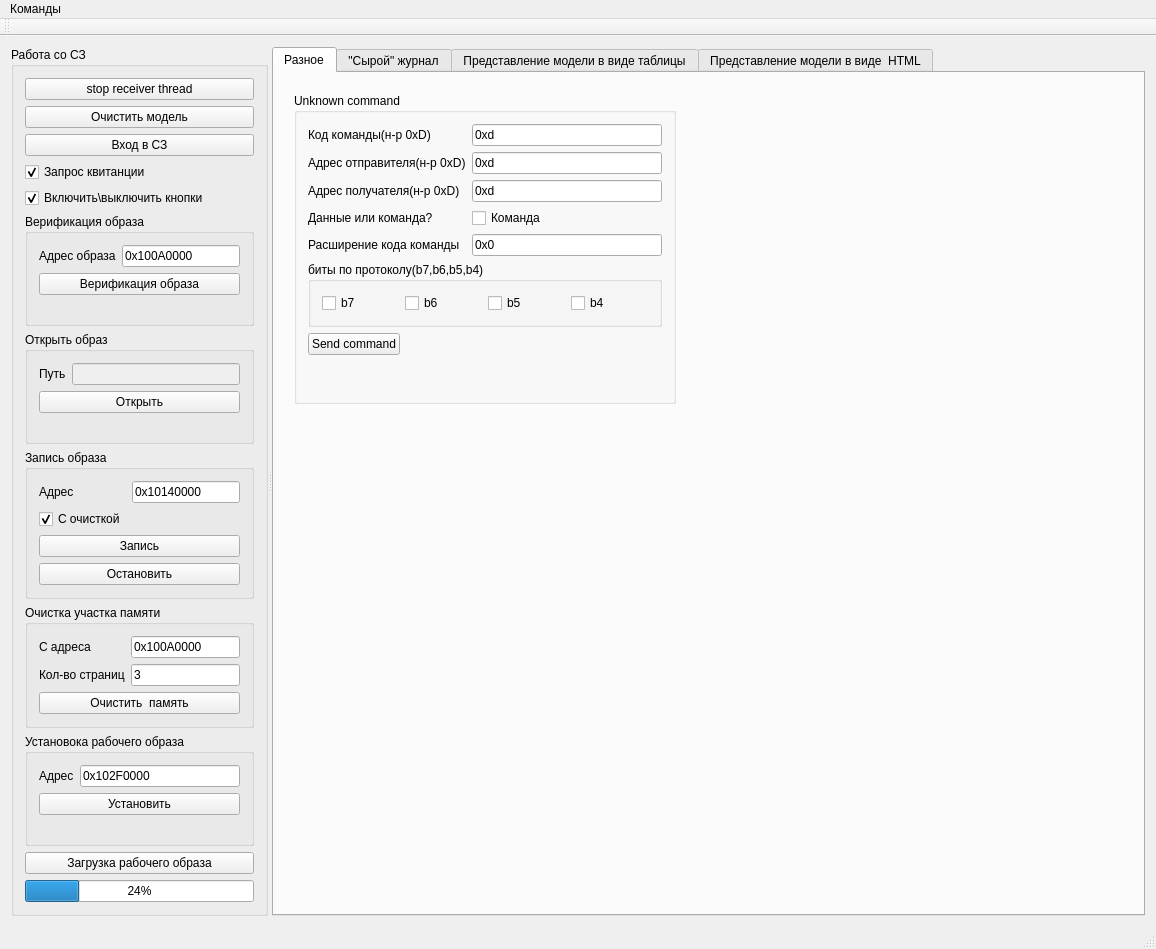
<?xml version="1.0" encoding="UTF-8"?>
<ui version="4.0">
 <class>MainWindow</class>
 <widget class="QMainWindow" name="MainWindow">
  <property name="geometry">
   <rect>
    <x>0</x>
    <y>0</y>
    <width>1156</width>
    <height>949</height>
   </rect>
  </property>
  <property name="windowTitle">
   <string>Запись на Flash</string>
  </property>
  <widget class="QWidget" name="centralWidget">
   <layout class="QHBoxLayout" name="horizontalLayout_3">
    <item>
     <widget class="QSplitter" name="splitter_2">
      <property name="orientation">
       <enum>Qt::Horizontal</enum>
      </property>
      <widget class="QSplitter" name="splitter">
       <property name="orientation">
        <enum>Qt::Horizontal</enum>
       </property>
       <widget class="QGroupBox" name="gbMain">
        <property name="sizePolicy">
         <sizepolicy hsizetype="Preferred" vsizetype="Preferred">
          <horstretch>1</horstretch>
          <verstretch>1</verstretch>
         </sizepolicy>
        </property>
        <property name="baseSize">
         <size>
          <width>0</width>
          <height>0</height>
         </size>
        </property>
        <property name="title">
         <string>Работа со СЗ</string>
        </property>
        <layout class="QVBoxLayout" name="verticalLayout_5">
         <item>
          <widget class="QPushButton" name="stopReceiverButton">
           <property name="text">
            <string>stop receiver thread</string>
           </property>
          </widget>
         </item>
         <item>
          <widget class="QPushButton" name="clearLogButton">
           <property name="text">
            <string>Очистить модель</string>
           </property>
          </widget>
         </item>
         <item>
          <widget class="QPushButton" name="pbEnterBootloader">
           <property name="text">
            <string>Вход в СЗ</string>
           </property>
          </widget>
         </item>
         <item>
          <widget class="QCheckBox" name="reqAckBox">
           <property name="text">
            <string>Запрос квитанции</string>
           </property>
           <property name="checked">
            <bool>true</bool>
           </property>
          </widget>
         </item>
         <item>
          <widget class="QCheckBox" name="enableButtonsBox">
           <property name="text">
            <string>Включить\выключить кнопки</string>
           </property>
           <property name="checked">
            <bool>true</bool>
           </property>
          </widget>
         </item>
         <item>
          <widget class="QGroupBox" name="gbCheckCRC">
           <property name="title">
            <string>Верификация образа</string>
           </property>
           <layout class="QFormLayout" name="formLayout">
            <property name="fieldGrowthPolicy">
             <enum>QFormLayout::AllNonFixedFieldsGrow</enum>
            </property>
            <item row="0" column="0">
             <widget class="QLabel" name="lCheckCRCStartAddr">
              <property name="text">
               <string>Адрес образа</string>
              </property>
             </widget>
            </item>
            <item row="0" column="1">
             <widget class="QLineEdit" name="VerifyEdit">
              <property name="text">
               <string>0x100A0000</string>
              </property>
             </widget>
            </item>
            <item row="1" column="0" colspan="2">
             <widget class="QPushButton" name="VerifyButton">
              <property name="enabled">
               <bool>true</bool>
              </property>
              <property name="text">
               <string>Верификация образа</string>
              </property>
             </widget>
            </item>
           </layout>
          </widget>
         </item>
         <item>
          <widget class="QGroupBox" name="gbOpenImage">
           <property name="title">
            <string>Открыть образ</string>
           </property>
           <layout class="QFormLayout" name="formLayout_4">
            <property name="fieldGrowthPolicy">
             <enum>QFormLayout::AllNonFixedFieldsGrow</enum>
            </property>
            <item row="0" column="0">
             <widget class="QLabel" name="lPath">
              <property name="text">
               <string>Путь</string>
              </property>
             </widget>
            </item>
            <item row="0" column="1">
             <widget class="QLineEdit" name="pathLineEdit">
              <property name="enabled">
               <bool>false</bool>
              </property>
              <property name="text">
               <string/>
              </property>
             </widget>
            </item>
            <item row="2" column="0" colspan="2">
             <widget class="QPushButton" name="pbOpenImageFile">
              <property name="text">
               <string>Открыть</string>
              </property>
             </widget>
            </item>
           </layout>
          </widget>
         </item>
         <item>
          <widget class="QGroupBox" name="gbWriteToFlash">
           <property name="title">
            <string>Запись образа</string>
           </property>
           <layout class="QFormLayout" name="formLayout_2">
            <property name="fieldGrowthPolicy">
             <enum>QFormLayout::AllNonFixedFieldsGrow</enum>
            </property>
            <item row="0" column="0">
             <widget class="QLabel" name="lStartAddr">
              <property name="text">
               <string>Адрес</string>
              </property>
             </widget>
            </item>
            <item row="0" column="1">
             <widget class="QLineEdit" name="leSetParamStartAddr">
              <property name="text">
               <string>0x10140000</string>
              </property>
             </widget>
            </item>
            <item row="2" column="0" colspan="2">
             <widget class="QPushButton" name="pbWriteToFlash">
              <property name="text">
               <string>Запись</string>
              </property>
             </widget>
            </item>
            <item row="1" column="0">
             <widget class="QCheckBox" name="clearCheck">
              <property name="text">
               <string>С очисткой</string>
              </property>
              <property name="checked">
               <bool>true</bool>
              </property>
             </widget>
            </item>
            <item row="3" column="0" colspan="2">
             <widget class="QPushButton" name="stopSendThreadButton">
              <property name="text">
               <string>Остановить</string>
              </property>
             </widget>
            </item>
           </layout>
          </widget>
         </item>
         <item>
          <widget class="QGroupBox" name="gbClearFlash">
           <property name="title">
            <string>Очистка участка памяти</string>
           </property>
           <layout class="QFormLayout" name="formLayout_3">
            <property name="fieldGrowthPolicy">
             <enum>QFormLayout::AllNonFixedFieldsGrow</enum>
            </property>
            <item row="0" column="0">
             <widget class="QLabel" name="label_5">
              <property name="text">
               <string>С адреса</string>
              </property>
             </widget>
            </item>
            <item row="0" column="1">
             <widget class="QLineEdit" name="addrCmEdit">
              <property name="text">
               <string>0x100A0000</string>
              </property>
             </widget>
            </item>
            <item row="3" column="0" colspan="2">
             <widget class="QPushButton" name="pbClearFlash">
              <property name="text">
               <string>Очистить  память</string>
              </property>
             </widget>
            </item>
            <item row="1" column="0">
             <widget class="QLabel" name="lLength">
              <property name="text">
               <string>Кол-во страниц</string>
              </property>
             </widget>
            </item>
            <item row="1" column="1">
             <widget class="QLineEdit" name="blockCountCmEdit">
              <property name="text">
               <string>3</string>
              </property>
             </widget>
            </item>
           </layout>
          </widget>
         </item>
         <item>
          <widget class="QGroupBox" name="gbClearFlash_2">
           <property name="title">
            <string>Установока рабочего образа</string>
           </property>
           <layout class="QFormLayout" name="formLayout_7">
            <property name="fieldGrowthPolicy">
             <enum>QFormLayout::AllNonFixedFieldsGrow</enum>
            </property>
            <item row="0" column="0">
             <widget class="QLabel" name="label_7">
              <property name="text">
               <string>Адрес</string>
              </property>
             </widget>
            </item>
            <item row="0" column="1">
             <widget class="QLineEdit" name="setActiveEdit">
              <property name="text">
               <string>0x102F0000</string>
              </property>
             </widget>
            </item>
            <item row="2" column="0" colspan="2">
             <widget class="QPushButton" name="setActiveButton">
              <property name="text">
               <string>Установить</string>
              </property>
             </widget>
            </item>
           </layout>
          </widget>
         </item>
         <item>
          <widget class="QPushButton" name="pbClearRAMBuffer">
           <property name="text">
            <string>Загрузка рабочего образа</string>
           </property>
          </widget>
         </item>
         <item>
          <widget class="QProgressBar" name="sendPacketsBar">
           <property name="value">
            <number>24</number>
           </property>
          </widget>
         </item>
        </layout>
       </widget>
      </widget>
      <widget class="QTabWidget" name="tabWidget">
       <property name="sizePolicy">
        <sizepolicy hsizetype="Expanding" vsizetype="Expanding">
         <horstretch>1</horstretch>
         <verstretch>0</verstretch>
        </sizepolicy>
       </property>
       <property name="currentIndex">
        <number>0</number>
       </property>
       <widget class="QWidget" name="tab_3">
        <attribute name="title">
         <string>Разное</string>
        </attribute>
        <widget class="QGroupBox" name="groupBox_2">
         <property name="geometry">
          <rect>
           <x>20</x>
           <y>20</y>
           <width>382</width>
           <height>311</height>
          </rect>
         </property>
         <property name="title">
          <string>Unknown command</string>
         </property>
         <layout class="QFormLayout" name="formLayout_8">
          <property name="fieldGrowthPolicy">
           <enum>QFormLayout::AllNonFixedFieldsGrow</enum>
          </property>
          <item row="0" column="0">
           <widget class="QLabel" name="label">
            <property name="text">
             <string>Код команды(н-р 0xD)</string>
            </property>
           </widget>
          </item>
          <item row="0" column="1">
           <widget class="QLineEdit" name="opcodeEdit">
            <property name="text">
             <string>0xd</string>
            </property>
           </widget>
          </item>
          <item row="2" column="0">
           <widget class="QLabel" name="label_9">
            <property name="text">
             <string>Адрес отправителя(н-р 0xD)</string>
            </property>
           </widget>
          </item>
          <item row="2" column="1">
           <widget class="QLineEdit" name="addrSenderEdit">
            <property name="text">
             <string>0xd</string>
            </property>
           </widget>
          </item>
          <item row="3" column="0">
           <widget class="QLabel" name="label_10">
            <property name="text">
             <string>Адрес получателя(н-р 0xD)</string>
            </property>
           </widget>
          </item>
          <item row="3" column="1">
           <widget class="QLineEdit" name="addrReceiverEdit">
            <property name="text">
             <string>0xd</string>
            </property>
           </widget>
          </item>
          <item row="6" column="0">
           <widget class="QLabel" name="label_8">
            <property name="text">
             <string>Данные или команда?</string>
            </property>
           </widget>
          </item>
          <item row="6" column="1">
           <widget class="QCheckBox" name="isCmdBox">
            <property name="text">
             <string>Команда</string>
            </property>
           </widget>
          </item>
          <item row="7" column="0">
           <widget class="QLabel" name="label_11">
            <property name="text">
             <string>Расширение кода команды</string>
            </property>
           </widget>
          </item>
          <item row="7" column="1">
           <widget class="QLineEdit" name="extCmdEdit">
            <property name="text">
             <string>0x0</string>
            </property>
           </widget>
          </item>
          <item row="8" column="0" colspan="2">
           <widget class="QGroupBox" name="groupBox_3">
            <property name="title">
             <string>биты по протоколу(b7,b6,b5,b4)</string>
            </property>
            <layout class="QHBoxLayout" name="horizontalLayout_2">
             <item>
              <widget class="QCheckBox" name="b7Box">
               <property name="text">
                <string>b7</string>
               </property>
              </widget>
             </item>
             <item>
              <widget class="QCheckBox" name="b6Box">
               <property name="text">
                <string>b6</string>
               </property>
              </widget>
             </item>
             <item>
              <widget class="QCheckBox" name="b5Box">
               <property name="text">
                <string>b5</string>
               </property>
              </widget>
             </item>
             <item>
              <widget class="QCheckBox" name="b4Box">
               <property name="text">
                <string>b4</string>
               </property>
              </widget>
             </item>
            </layout>
           </widget>
          </item>
          <item row="9" column="0">
           <widget class="QPushButton" name="unknownComdButton">
            <property name="text">
             <string>Send command</string>
            </property>
           </widget>
          </item>
         </layout>
        </widget>
       </widget>
       <widget class="QWidget" name="tab">
        <attribute name="title">
         <string>&quot;Сырой&quot; журнал</string>
        </attribute>
        <layout class="QVBoxLayout" name="verticalLayout_2">
         <item>
          <widget class="QGroupBox" name="currentTelemetryBox">
           <property name="title">
            <string>Текущая телеметрия</string>
           </property>
           <layout class="QFormLayout" name="formLayout_6">
            <property name="fieldGrowthPolicy">
             <enum>QFormLayout::AllNonFixedFieldsGrow</enum>
            </property>
            <item row="1" column="0">
             <widget class="QLabel" name="senderAddrLabel">
              <property name="text">
               <string>Адрес отправителя</string>
              </property>
             </widget>
            </item>
            <item row="1" column="1">
             <widget class="QLabel" name="senderAddrIndicator">
              <property name="text">
               <string>0xFF</string>
              </property>
             </widget>
            </item>
            <item row="2" column="0">
             <widget class="QLabel" name="receiverAddrLabel">
              <property name="text">
               <string>Адрес получателя</string>
              </property>
             </widget>
            </item>
            <item row="2" column="1">
             <widget class="QLabel" name="receiverAddrIndicator">
              <property name="text">
               <string>0xFF</string>
              </property>
              <property name="textFormat">
               <enum>Qt::AutoText</enum>
              </property>
             </widget>
            </item>
            <item row="3" column="0">
             <widget class="QLabel" name="attrLabel">
              <property name="text">
               <string>Аттрибуты</string>
              </property>
             </widget>
            </item>
            <item row="3" column="1">
             <widget class="QLabel" name="attrIndicator">
              <property name="text">
               <string>0xFF</string>
              </property>
             </widget>
            </item>
            <item row="4" column="0">
             <widget class="QLabel" name="typeLabel">
              <property name="text">
               <string>Тип</string>
              </property>
             </widget>
            </item>
            <item row="4" column="1">
             <widget class="QLabel" name="typeIndicator">
              <property name="text">
               <string>0xFF</string>
              </property>
             </widget>
            </item>
           </layout>
          </widget>
         </item>
         <item>
          <widget class="QGroupBox" name="headerBox">
           <property name="title">
            <string>Заголовок</string>
           </property>
           <layout class="QGridLayout" name="gridLayout">
            <item row="0" column="4">
             <widget class="QLabel" name="fourByteLabel">
              <property name="text">
               <string>4 байт</string>
              </property>
             </widget>
            </item>
            <item row="0" column="5">
             <widget class="QLabel" name="threeByteLabel">
              <property name="text">
               <string>3 байт</string>
              </property>
             </widget>
            </item>
            <item row="0" column="6">
             <widget class="QLabel" name="twoByteLabel">
              <property name="text">
               <string>2 байт</string>
              </property>
             </widget>
            </item>
            <item row="0" column="0">
             <widget class="QLabel" name="eightByteLabel">
              <property name="text">
               <string>8 байт</string>
              </property>
             </widget>
            </item>
            <item row="1" column="0">
             <widget class="QLabel" name="eightByteIndicator0">
              <property name="text">
               <string>0x00</string>
              </property>
             </widget>
            </item>
            <item row="0" column="2">
             <widget class="QLabel" name="sixByteLabel">
              <property name="text">
               <string> 6 байт</string>
              </property>
             </widget>
            </item>
            <item row="0" column="3">
             <widget class="QLabel" name="fiveByteLabel">
              <property name="text">
               <string> 5 байт</string>
              </property>
             </widget>
            </item>
            <item row="0" column="7">
             <widget class="QLabel" name="oneByteLabel">
              <property name="text">
               <string>1 байт</string>
              </property>
             </widget>
            </item>
            <item row="0" column="1">
             <widget class="QLabel" name="sevenByteLabel">
              <property name="text">
               <string>7 байт</string>
              </property>
             </widget>
            </item>
            <item row="1" column="1">
             <widget class="QLabel" name="sevenByteIndicator0">
              <property name="text">
               <string>0x00</string>
              </property>
             </widget>
            </item>
            <item row="1" column="2">
             <widget class="QLabel" name="sixByteIndicator0">
              <property name="text">
               <string>0x00</string>
              </property>
             </widget>
            </item>
            <item row="1" column="3">
             <widget class="QLabel" name="fiveByteIndicator0">
              <property name="text">
               <string>0x00</string>
              </property>
             </widget>
            </item>
            <item row="1" column="4">
             <widget class="QLabel" name="fourByteIndicator0">
              <property name="text">
               <string>0x00</string>
              </property>
             </widget>
            </item>
            <item row="1" column="5">
             <widget class="QLabel" name="threeByteIndicator0">
              <property name="text">
               <string>0x00</string>
              </property>
             </widget>
            </item>
            <item row="1" column="6">
             <widget class="QLabel" name="twoByteIndicator0">
              <property name="text">
               <string>0x00</string>
              </property>
             </widget>
            </item>
            <item row="1" column="7">
             <widget class="QLabel" name="oneByteIndicator0">
              <property name="text">
               <string>0x00</string>
              </property>
             </widget>
            </item>
           </layout>
          </widget>
         </item>
         <item>
          <widget class="QGroupBox" name="data1Box">
           <property name="title">
            <string>Данные 1</string>
           </property>
           <layout class="QGridLayout" name="gridLayout_2">
            <item row="0" column="4">
             <widget class="QLabel" name="fourByteLabel1">
              <property name="text">
               <string>4 байт</string>
              </property>
             </widget>
            </item>
            <item row="0" column="5">
             <widget class="QLabel" name="threeByteLabel1">
              <property name="text">
               <string>3 байт</string>
              </property>
             </widget>
            </item>
            <item row="0" column="6">
             <widget class="QLabel" name="twoByteLabel1">
              <property name="text">
               <string>2 байт</string>
              </property>
             </widget>
            </item>
            <item row="0" column="0">
             <widget class="QLabel" name="eightByteLabel1">
              <property name="text">
               <string>8 байт</string>
              </property>
             </widget>
            </item>
            <item row="1" column="0">
             <widget class="QLabel" name="eightByteIndicator1">
              <property name="text">
               <string>XX</string>
              </property>
             </widget>
            </item>
            <item row="0" column="2">
             <widget class="QLabel" name="sixByteLabel1">
              <property name="text">
               <string> 6 байт</string>
              </property>
             </widget>
            </item>
            <item row="0" column="3">
             <widget class="QLabel" name="fiveByteLabel1">
              <property name="text">
               <string> 5 байт</string>
              </property>
             </widget>
            </item>
            <item row="0" column="7">
             <widget class="QLabel" name="oneByteLabel1">
              <property name="text">
               <string>1 байт</string>
              </property>
             </widget>
            </item>
            <item row="0" column="1">
             <widget class="QLabel" name="sevenByteLabel1">
              <property name="text">
               <string>7 байт</string>
              </property>
             </widget>
            </item>
            <item row="1" column="1">
             <widget class="QLabel" name="sevenByteIndicator1">
              <property name="text">
               <string>XX</string>
              </property>
             </widget>
            </item>
            <item row="1" column="2">
             <widget class="QLabel" name="sixByteIndicator1">
              <property name="text">
               <string>XX</string>
              </property>
             </widget>
            </item>
            <item row="1" column="3">
             <widget class="QLabel" name="fiveByteIndicator1">
              <property name="text">
               <string>XX</string>
              </property>
             </widget>
            </item>
            <item row="1" column="4">
             <widget class="QLabel" name="fourByteIndicator1">
              <property name="text">
               <string>XX</string>
              </property>
             </widget>
            </item>
            <item row="1" column="5">
             <widget class="QLabel" name="threeByteIndicator1">
              <property name="text">
               <string>XX</string>
              </property>
             </widget>
            </item>
            <item row="1" column="6">
             <widget class="QLabel" name="twoByteIndicator1">
              <property name="text">
               <string>XX</string>
              </property>
             </widget>
            </item>
            <item row="1" column="7">
             <widget class="QLabel" name="oneByteIndicator1">
              <property name="text">
               <string>XX</string>
              </property>
             </widget>
            </item>
           </layout>
          </widget>
         </item>
         <item>
          <widget class="QGroupBox" name="data2Box">
           <property name="title">
            <string>Данные 2</string>
           </property>
           <layout class="QGridLayout" name="gridLayout_3">
            <item row="0" column="4">
             <widget class="QLabel" name="fourByteLabel2">
              <property name="text">
               <string>4 байт</string>
              </property>
             </widget>
            </item>
            <item row="0" column="5">
             <widget class="QLabel" name="threeByteLabel2">
              <property name="text">
               <string>3 байт</string>
              </property>
             </widget>
            </item>
            <item row="0" column="6">
             <widget class="QLabel" name="twoByteLabel2">
              <property name="text">
               <string>2 байт</string>
              </property>
             </widget>
            </item>
            <item row="0" column="0">
             <widget class="QLabel" name="eightByteLabel2">
              <property name="text">
               <string>8 байт</string>
              </property>
             </widget>
            </item>
            <item row="1" column="0">
             <widget class="QLabel" name="eightByteIndicator2">
              <property name="text">
               <string>XX</string>
              </property>
             </widget>
            </item>
            <item row="0" column="2">
             <widget class="QLabel" name="sixByteLabel2">
              <property name="text">
               <string> 6 байт</string>
              </property>
             </widget>
            </item>
            <item row="0" column="3">
             <widget class="QLabel" name="fiveByteLabel2">
              <property name="text">
               <string> 5 байт</string>
              </property>
             </widget>
            </item>
            <item row="0" column="7">
             <widget class="QLabel" name="oneByteLabel2">
              <property name="text">
               <string>1 байт</string>
              </property>
             </widget>
            </item>
            <item row="0" column="1">
             <widget class="QLabel" name="sevenByteLabel2">
              <property name="text">
               <string>7 байт</string>
              </property>
             </widget>
            </item>
            <item row="1" column="1">
             <widget class="QLabel" name="sevenByteIndicator2">
              <property name="text">
               <string>XX</string>
              </property>
             </widget>
            </item>
            <item row="1" column="2">
             <widget class="QLabel" name="sixByteIndicator2">
              <property name="text">
               <string>XX</string>
              </property>
             </widget>
            </item>
            <item row="1" column="3">
             <widget class="QLabel" name="fiveByteIndicator2">
              <property name="text">
               <string>XX</string>
              </property>
             </widget>
            </item>
            <item row="1" column="4">
             <widget class="QLabel" name="fourByteIndicator2">
              <property name="text">
               <string>XX</string>
              </property>
             </widget>
            </item>
            <item row="1" column="5">
             <widget class="QLabel" name="threeByteIndicator2">
              <property name="text">
               <string>XX</string>
              </property>
             </widget>
            </item>
            <item row="1" column="6">
             <widget class="QLabel" name="twoByteIndicator2">
              <property name="text">
               <string>XX</string>
              </property>
             </widget>
            </item>
            <item row="1" column="7">
             <widget class="QLabel" name="oneByteIndicator2">
              <property name="text">
               <string>XX</string>
              </property>
             </widget>
            </item>
           </layout>
          </widget>
         </item>
         <item>
          <widget class="QGroupBox" name="logBox">
           <property name="title">
            <string>Журнал</string>
           </property>
           <layout class="QHBoxLayout" name="horizontalLayout">
            <item>
             <widget class="QPlainTextEdit" name="pteActionsLog">
              <property name="sizePolicy">
               <sizepolicy hsizetype="Expanding" vsizetype="Expanding">
                <horstretch>0</horstretch>
                <verstretch>0</verstretch>
               </sizepolicy>
              </property>
              <property name="font">
               <font>
                <family>Monospace</family>
               </font>
              </property>
             </widget>
            </item>
           </layout>
          </widget>
         </item>
         <item>
          <widget class="QGroupBox" name="telemetryBox">
           <property name="title">
            <string>Телеметрия</string>
           </property>
           <layout class="QVBoxLayout" name="verticalLayout">
            <item>
             <widget class="QPlainTextEdit" name="telemetryEdit">
              <property name="font">
               <font>
                <family>Monospace</family>
               </font>
              </property>
              <property name="plainText">
               <string/>
              </property>
             </widget>
            </item>
           </layout>
          </widget>
         </item>
        </layout>
       </widget>
       <widget class="QWidget" name="tableview">
        <attribute name="title">
         <string>Представление модели в виде таблицы</string>
        </attribute>
        <layout class="QVBoxLayout" name="verticalLayout_3">
         <item>
          <widget class="QTableView" name="tableView">
           <property name="selectionMode">
            <enum>QAbstractItemView::SingleSelection</enum>
           </property>
           <property name="selectionBehavior">
            <enum>QAbstractItemView::SelectRows</enum>
           </property>
           <property name="gridStyle">
            <enum>Qt::DotLine</enum>
           </property>
           <property name="sortingEnabled">
            <bool>true</bool>
           </property>
          </widget>
         </item>
         <item>
          <widget class="QGroupBox" name="groupBox">
           <property name="title">
            <string>Фильтрация</string>
           </property>
           <layout class="QFormLayout" name="formLayout_5">
            <property name="fieldGrowthPolicy">
             <enum>QFormLayout::AllNonFixedFieldsGrow</enum>
            </property>
            <item row="1" column="0">
             <widget class="QLabel" name="label_2">
              <property name="text">
               <string>Номер интерфейса</string>
              </property>
             </widget>
            </item>
            <item row="1" column="1">
             <widget class="QComboBox" name="comboBox">
              <item>
               <property name="text">
                <string>Принимать по любому интерфейсу</string>
               </property>
              </item>
              <item>
               <property name="text">
                <string>Фильтровать сообщения по CAN1</string>
               </property>
              </item>
              <item>
               <property name="text">
                <string>Фильтровать сообщения по CAN2</string>
               </property>
              </item>
             </widget>
            </item>
            <item row="2" column="0">
             <widget class="QLabel" name="label_4">
              <property name="text">
               <string>Тип пакета</string>
              </property>
             </widget>
            </item>
            <item row="2" column="1">
             <widget class="QComboBox" name="packTypeBox">
              <item>
               <property name="text">
                <string>Фильтровать команды</string>
               </property>
              </item>
              <item>
               <property name="text">
                <string>Фильтровать квитанции</string>
               </property>
              </item>
              <item>
               <property name="text">
                <string>Фильтровать телеметрию</string>
               </property>
              </item>
             </widget>
            </item>
            <item row="3" column="0">
             <widget class="QLabel" name="label_3">
              <property name="text">
               <string>Признаку ошибки в квитанции</string>
              </property>
             </widget>
            </item>
            <item row="3" column="1">
             <widget class="QComboBox" name="comboBox_3">
              <item>
               <property name="text">
                <string>Ошибочная квитанция</string>
               </property>
              </item>
              <item>
               <property name="text">
                <string>Не ошибочная квитанция</string>
               </property>
              </item>
             </widget>
            </item>
            <item row="4" column="0">
             <widget class="QPushButton" name="pushButton">
              <property name="text">
               <string>Принять</string>
              </property>
             </widget>
            </item>
           </layout>
          </widget>
         </item>
        </layout>
       </widget>
       <widget class="QWidget" name="tab_2">
        <attribute name="title">
         <string>Представление модели в виде  HTML</string>
        </attribute>
        <layout class="QVBoxLayout" name="verticalLayout_4">
         <item>
          <widget class="QTextBrowser" name="textBrowser">
           <property name="source">
            <url>
             <string>file:///home/petrov/Документы/bootloader_client/branches/test_eci_can-build-desktop-Qt_4_8_1___PATH____________________/data.csv</string>
            </url>
           </property>
           <property name="openLinks">
            <bool>true</bool>
           </property>
          </widget>
         </item>
         <item>
          <widget class="QPushButton" name="loadCsvButton">
           <property name="text">
            <string>Загрузить CSV</string>
           </property>
          </widget>
         </item>
         <item>
          <widget class="QPushButton" name="saveCsvButton">
           <property name="text">
            <string>Сохранить в CSV</string>
           </property>
          </widget>
         </item>
         <item>
          <widget class="QPushButton" name="pushButton_3">
           <property name="text">
            <string>Сохранить в HTML</string>
           </property>
          </widget>
         </item>
        </layout>
       </widget>
      </widget>
     </widget>
    </item>
   </layout>
  </widget>
  <widget class="QMenuBar" name="menuBar">
   <property name="geometry">
    <rect>
     <x>0</x>
     <y>0</y>
     <width>1156</width>
     <height>25</height>
    </rect>
   </property>
   <widget class="QMenu" name="menu">
    <property name="title">
     <string>Команды</string>
    </property>
   </widget>
   <addaction name="menu"/>
  </widget>
  <widget class="QToolBar" name="mainToolBar">
   <attribute name="toolBarArea">
    <enum>TopToolBarArea</enum>
   </attribute>
   <attribute name="toolBarBreak">
    <bool>false</bool>
   </attribute>
  </widget>
  <widget class="QStatusBar" name="statusBar"/>
  <action name="action_CAN">
   <property name="text">
    <string>Отправить CAN-пакет</string>
   </property>
  </action>
  <action name="action_CAN_2">
   <property name="text">
    <string>Принять CAN-пакет</string>
   </property>
  </action>
 </widget>
 <layoutdefault spacing="6" margin="11"/>
 <resources/>
 <connections/>
</ui>
